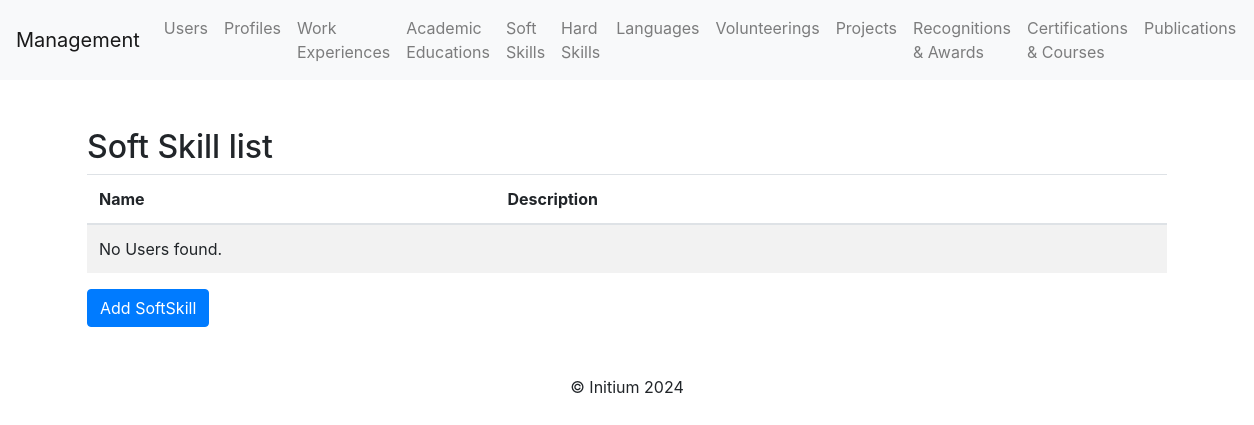
The page /soft_skills/ on the database as committed earlier.
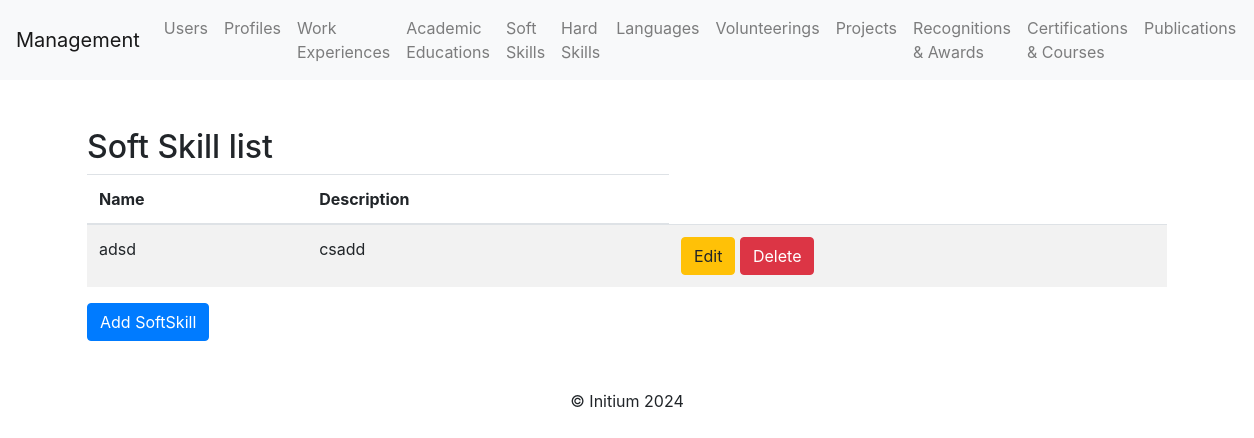
The same page on the database as committed later.
### profile_cv/models.py (models this page shows)
class SoftSkill(models.Model):
    name = models.CharField(max_length=255)  # Name of the skill
    description = models.TextField(blank=True, null=True)  # Optional description

### profile_cv/views.py (the view)
# urls.py: path('soft_skills/', softskill_list, name='soft_skill_list'),
def softskill_list(request):
    softskills = SoftSkill.objects.all()
    return render(request, "softskill/softskill_list.html", {"softskills": softskills})

### profile_cv/templates/softskill/softskill_list.html (shortened to what this page needs)
{% extends 'base.html' %}
{% block content %}
<div class="container mt-5">
    <h2>Soft Skill list</h2>
    <table class="table table-striped">
        <thead>
            <tr>
                <th>Name</th>
                <th>Description</th>
            </tr>
        </thead>
        <tbody>
            {% for softskill in softskills %}
            <tr>
                <td>{{ softskill.name }}</td>
                <td>{{ softskill.description }}</td>
                <td>
                    <a class="btn btn-warning" href="{% url 'soft_skill_update' softskill.pk %}">Edit</a>
                    <a class="btn btn-danger" href="{% url 'soft_skill_delete' softskill.pk %}">Delete</a>
                </td>
            </tr>
            {% empty %}
            <tr>
                <td colspan="4">No Users found.</td>
            </tr>
            {% endfor %}
        </tbody>
    </table>
    <a class="btn btn-primary" href="{% url 'soft_skill_create' %}">Add SoftSkill</a>
</div>
{% endblock %}

Rows that differ between the two databases and show on the page:
added SoftSkill: name "adsd", description "csadd"
Other text that changed with them:
text no longer shown: "No Users found."
